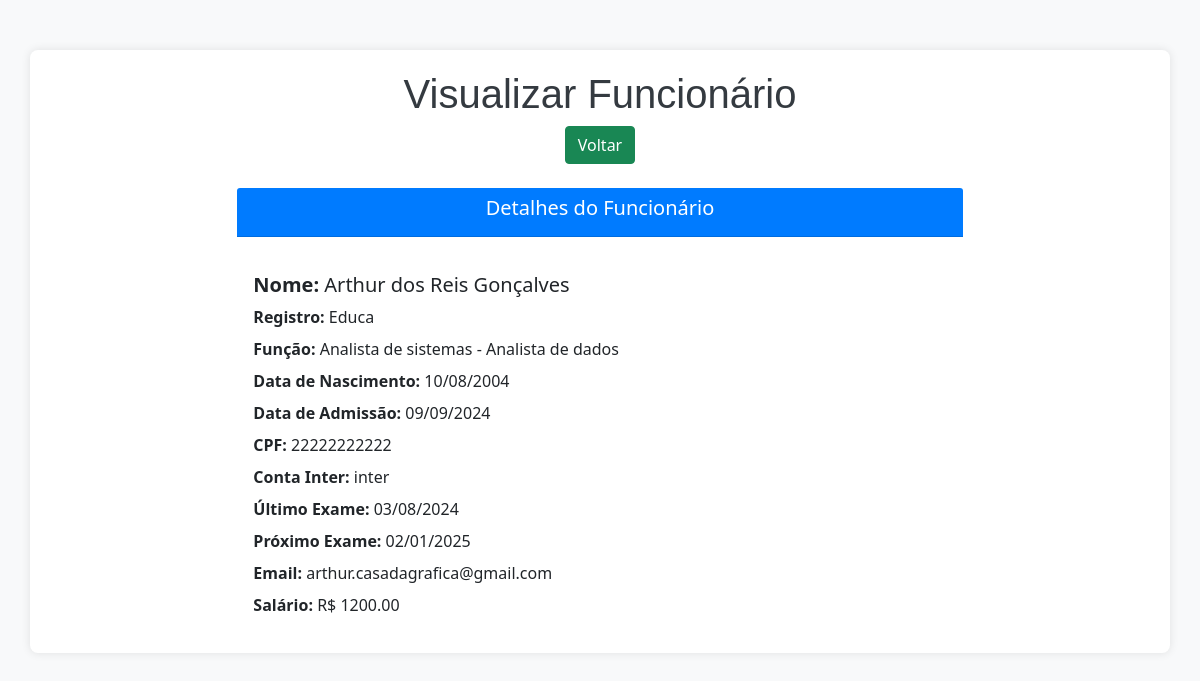
Page /view/2/ on the committed database.
### app/models.py (models this page shows, shortened)
class Funcionarios(models.Model):
    cpf_validator = RegexValidator(
        r'^\d{11}$',  # Permite apenas 11 dígitos
        'O CPF deve ter 11 dígitos numéricos.'
    )
    nome = models.CharField(max_length=150)
    registro = models.CharField(max_length=50)
    funcao = models.CharField(max_length=100)
    data_nascimento = models.DateField()
    data_admissao = models.DateField()
    cpf = models.CharField(max_length=11, validators=[cpf_validator])
    conta_inter = models.CharField(max_length=20)
    ultimo_exame = models.DateField(null=True, blank=True)
    proximo_exame = models.DateField(null=True, blank=True)
    email = models.EmailField(max_length=100, validators=[EmailValidator()])
    salario = models.DecimalField(max_digits=10, decimal_places=2)

### app/views.py (the view)
# urls.py: path('view/<int:pk>/', view, name='view'),
def view(request, pk):
    data = {}
    data['db'] = get_object_or_404(Funcionarios, pk=pk)  # Safely get object
    return render(request, 'Funcionarios/view.html', data)

### app/templates/Funcionarios/view.html (shortened to what this page needs)
<!DOCTYPE html>
<html lang="pt-br">
<head>
    <link href="https://cdn.jsdelivr.net/npm/bootstrap@5.0.2/dist/css/bootstrap.min.css" rel="stylesheet">
</head>
<body>
    <div class="container">
        <div class="text-center mb-4">
            <h1>Visualizar Funcionário</h1>
            <a href="/indexFuncionarios" class="btn btn-success">Voltar</a>
        </div>
        <div class="row justify-content-center">
            <div class="col-md-8">
                <div class="card">
                    <div class="card-header text-center">
                        <h5>Detalhes do Funcionário</h5>
                    </div>
                    <div class="card-body">
                        <h5 class="card-title"><strong>Nome:</strong> {{ db.nome }}</h5>
                        <p class="card-text"><strong>Registro:</strong> {{ db.registro }}</p>
                        <p class="card-text"><strong>Função:</strong> {{ db.funcao }}</p>
                        <p class="card-text"><strong>Data de Nascimento:</strong> {{ db.data_nascimento|date:"d/m/Y" }}</p>
                        <p class="card-text"><strong>Data de Admissão:</strong> {{ db.data_admissao|date:"d/m/Y" }}</p>
                        <p class="card-text"><strong>CPF:</strong> {{ db.cpf }}</p>
                        <p class="card-text"><strong>Conta Inter:</strong> {{ db.conta_inter }}</p>
                        <p class="card-text"><strong>Último Exame:</strong> {{ db.ultimo_exame|date:"d/m/Y" }}</p>
                        <p class="card-text"><strong>Próximo Exame:</strong> {{ db.proximo_exame|date:"d/m/Y" }}</p>
                        <p class="card-text"><strong>Email:</strong> {{ db.email }}</p>
                        <p class="card-text"><strong>Salário:</strong> R$ {{ db.salario }}</p>
                    </div>
                </div>
            </div>
        </div>
    </div>
</body>
</html>

### app/templates/Funcionarios/view.html (style rules this page uses)
body { background-color: #f8f9fa; }
h1 { color: #343a40; font-family: 'Arial', sans-serif; }
.container { margin-top: 50px; padding: 20px; background-color: #ffffff; border-radius: 0.5rem; box-shadow: 0 0 10px rgba(0, 0, 0, 0.1); }
.card { border: none; }
.card-header { background-color: #007bff; color: white; border-radius: 0.5rem 0.5rem 0 0; }
.card-title, .card-text { margin-bottom: 0.5rem; }
.btn-success { transition: background-color 0.3s ease; }
.text-center { margin-bottom: 20px; }

### rows in the picture
Funcionarios: nome "Arthur dos Reis Gonçalves", registro "Educa", funcao "Analista de sistemas - Analista de dados", data_nascimento "10/08/2004", data_admissao "09/09/2024", cpf "22222222222", conta_inter "inter", ultimo_exame "03/08/2024", proximo_exame "02/01/2025", email "arthur.casadagrafica@gmail.com", salario "1200.00"
